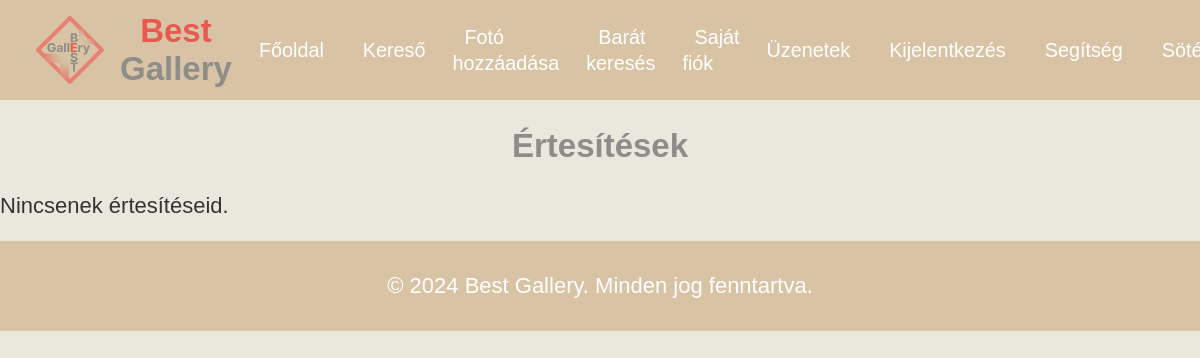
/inbox/ (signed in), run on an earlier commit of the app's database.
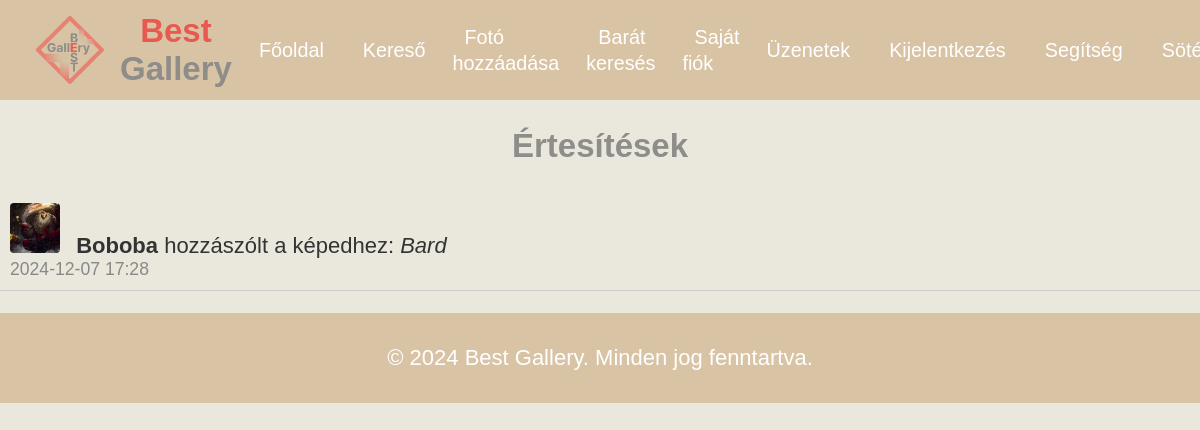
And on a later commit of the database.
### gallery/models.py (models this page shows, shortened)
class Message(models.Model):
    MESSAGE_TYPE_CHOICES = [
        ('like', 'Like'),
        ('comment', 'Comment'),
        ('message', 'Message'),
    ]
    sender = models.ForeignKey(
        User, on_delete=models.CASCADE, related_name='sent_messages', null=True, blank=True
    )
    recipient = models.ForeignKey(
        User, on_delete=models.CASCADE, related_name='received_messages'
    )
    subject = models.CharField(max_length=255, blank=True)
    body = models.TextField(blank=True)
    is_read = models.BooleanField(default=False)
    sent_at = models.DateTimeField(auto_now_add=True)
    message_type = models.CharField(
        max_length=10,
        choices=MESSAGE_TYPE_CHOICES,
        default='message'
    )
    related_image = models.ForeignKey(
        'Image', on_delete=models.CASCADE, null=True, blank=True, related_name='notifications'
    )

class Image(models.Model):
    uploader = models.ForeignKey(
        User, related_name="uploaded_images", on_delete=models.CASCADE
    )
    image_file = models.ImageField(upload_to="images/")
    title = models.CharField(max_length=100)
    description = models.TextField(blank=True)
    tags = models.ManyToManyField(Tag, blank=True)
    uploaded_at = models.DateTimeField(auto_now_add=True)
    likes = models.ManyToManyField(User, related_name="image_likes", blank=True)
    dislikes = models.ManyToManyField(User, related_name="image_dislikes", blank=True)

### gallery/views.py (the view)
# urls.py: path("inbox/", views.inbox_view, name="inbox"),
@login_required
def inbox_view(request):
    messages = Message.objects.filter(recipient=request.user).order_by("-sent_at")
    messages.update(is_read=True)
    return render(request, "gallery/inbox.html", {"messages": messages})

### gallery/context_processors.py (called while the page is built)
def unread_messages_processor(request):
    if request.user.is_authenticated:
        unread_count = request.user.received_messages.filter(is_read=False).count()
    else:
        unread_count = 0
    return {'unread_count': unread_count}

### gallery/templates/gallery/inbox.html
{% extends 'gallery/base.html' %}
{% block content %}
<h2>Értesítések</h2>
<ul class="notification-list">
    {% for message in messages %}
    <li class="{% if not message.is_read %}unread{% endif %}">
        <a href="{% url 'image_detail' message.related_image.pk %}">
            <img src="{{ message.related_image.image_file.url }}" alt="{{ message.related_image.title }}" class="notification-image-thumbnail">
            {% if message.message_type == 'like' %}
                <strong>{{ message.sender.username }}</strong> kedvelte a képedet: <em>{{ message.related_image.title }}</em>
            {% elif message.message_type == 'comment' %}
                <strong>{{ message.sender.username }}</strong> hozzászólt a képedhez: <em>{{ message.related_image.title }}</em>
            {% else %}
                <strong>{{ message.subject }}</strong> - {{ message.sender.username }}
            {% endif %}
            <span class="timestamp">{{ message.sent_at|date:"Y-m-d H:i" }}</span>
        </a>
    </li>
    {% empty %}
    <p>Nincsenek értesítéseid.</p>
    {% endfor %}
</ul>
{% endblock %}

### gallery/templates/gallery/base.html (shortened to what this page needs)
<!DOCTYPE html>
<html lang="hu">
<head>
    {% load static %}
    <link href="https://cdn.jsdelivr.net/npm/select2@4.1.0-rc.0/dist/css/select2.min.css" rel="stylesheet" />
    <link id="theme" rel="stylesheet" type="text/css" href="{% static 'css/light.css' %}">
</head>
<body>
    <header>
        <div class="header-bar">
            <div class="logo-title">
                <a href="{% url 'image_list' %}" class="logo-container">
                    <img src="{% static 'images/Frame 132.png' %}" alt="Best Gallery Logo" class="logo">
                </a>
                <h1 class="site-title">
                    <span class="best">Best</span>
                    <span class="gallery">Gallery</span>
                </h1>
            </div>
            <nav>
                <ul class="navbar">
                    <li><a href="{% url 'image_list' %}">Főoldal</a></li>
                    {% if user.is_authenticated %}
                        <li><a href="{% url 'search' %}">Kereső</a></li>
                        <li><a href="{% url 'image_upload' %}">Fotó hozzáadása</a></li>
                        <li><a href="{% url 'friend_search' %}">Barát keresés</a></li>
                        <li><a href="{% url 'account_settings' %}">Saját fiók</a></li>
                        <li><a href="{% url 'inbox' %}">Üzenetek</a></li>
                        <li><a href="{% url 'logout' %}">Kijelentkezés</a></li>
                        <li><a href="{% url 'help_page' %}">Segítség</a></li>
                    {% else %}
                        <li><a href="{% url 'login' %}?next={{ request.path }}">Bejelentkezés</a></li>
                        <li><a href="{% url 'signup' %}">Regisztráció</a></li>
                        <li><a href="{% url 'help_page' %}">Segítség</a></li>
                    {% endif %}
                    <li><a id="switchTheme" onclick="switchTheme()">Sötét</a></li>
                </ul>
            </nav>
        </div>
    </header>
    <div class="container">
        {% block content %}
        {% endblock %}
    </div>
    <footer>
        <p>&copy; {{ current_year|default:"2024" }} Best Gallery. Minden jog fenntartva.</p>
    </footer>
</body>
</html>

### gallery/static/css/light.css (style rules this page uses)
body { font-family: Arial, sans-serif; font-size: 22px; margin: 0; padding: 0; background-color: #EAE7DC; color: #333; }
a { text-decoration: none; color: inherit; }
.container { width: 100%; max-width: 1200px; margin: 20px auto; }
.header-bar { display: flex; align-items: center; background-color: #D8C3A5; padding: 10px 30px; }
.logo-title { display: flex; align-items: center; }
.logo-container { display: flex; align-items: center; }
.logo { width: 80px; height: auto; }
.site-title { margin: 0; font-size: 1.5em; color: #E85A4F; margin-left: 10px; }
.best { color: #E85A4F; }
.gallery { color: #8E8D8A; }
nav { margin-left: auto; }
.navbar { list-style-type: none; margin: 0; padding: 0; display: flex; align-items: center; }
.navbar li { margin-left: 15px; }
.navbar li a { color: #fff; text-decoration: none; font-size: 0.9em; padding: 8px 12px; border-radius: 4px; cursor: pointer; }
h1, h2, h3 { text-align: center; color: #8E8D8A; }
footer { background-color: #D8C3A5; color: #fff; text-align: center; padding: 10px; }
.notification-list { list-style: none; padding: 0; text-align: left; }
.notification-list li { display: flex; align-items: center; padding: 10px; margin-bottom: 10px; border-bottom: 1px solid #ccc; }
.notification-image-thumbnail { width: 50px; height: 50px; object-fit: cover; margin-right: 10px; border-radius: 4px; }
.notification-list a { text-decoration: none; color: #333; }
.notification-list .timestamp { display: block; font-size: 0.8em; color: #888; }

What changed in the data, as far as the page shows it:
added Message: related_image.image_file (picture), sender.username "Boboba", related_image "Bard", sent_at "2024-12-07 17:28"
Also different on the page:
text no longer shown: "Nincsenek értesítéseid."
